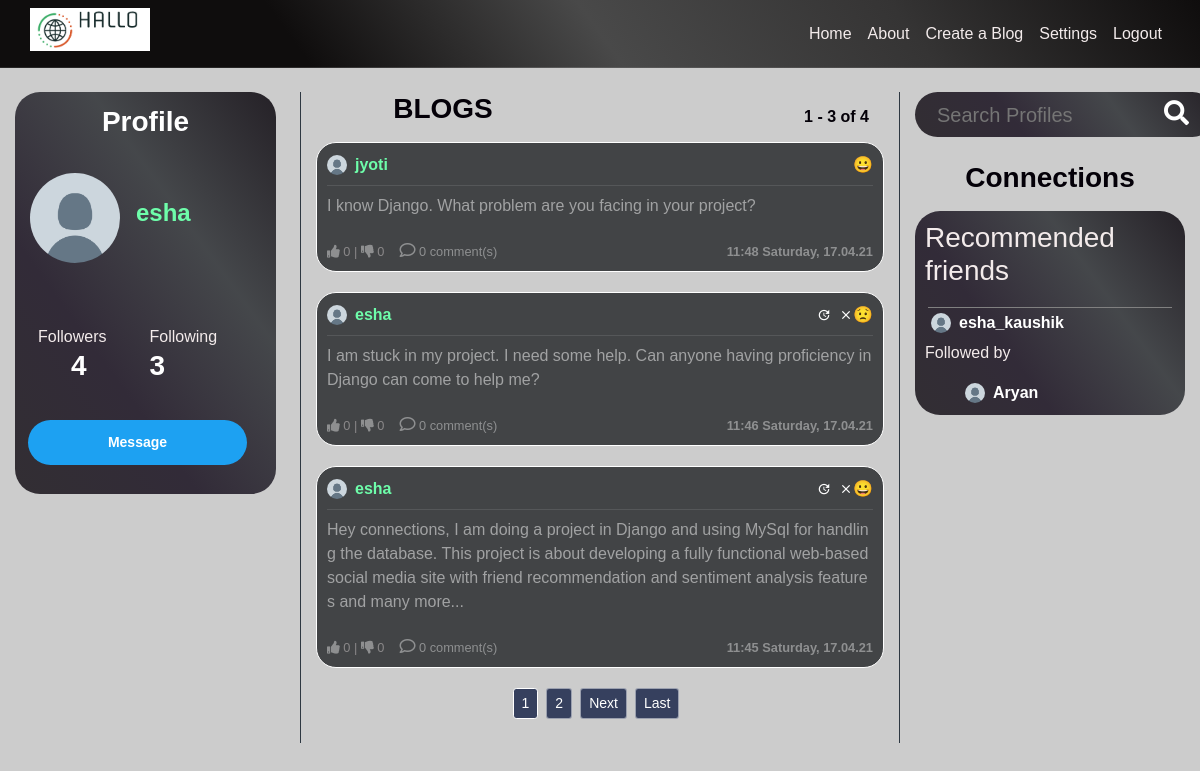
The page / (signed in) on the database its author committed.
### users/models.py (models this page shows, shortened)
class Profile(models.Model):
    user = models.OneToOneField(User, on_delete=models.CASCADE)
    image = models.ImageField(default='default.png', upload_to='profile_pics')
    @property
    def followers(self):
        return Follow.objects.filter(follow_user=self.user).count()
    @property
    def following(self):
        return Follow.objects.filter(user=self.user).count()

### blog/models.py (models this page shows, shortened)
class Post(models.Model):
    content = models.TextField(max_length=1000)
    date_posted = models.DateTimeField(default=timezone.now)
    author = models.ForeignKey(User, on_delete=models.CASCADE)
    likes= models.IntegerField(default=0)
    dislikes= models.IntegerField(default=0)
    sentiment= models.DecimalField(max_digits=6, decimal_places=2,default=0)
    @property
    def number_of_comments(self):
        return Comment.objects.filter(post_connected=self).count()

### blog/views.py (the view)
# urls.py: path('', PostListView.as_view(), name='blog-home'),
class PostListView(LoginRequiredMixin, ListView):
    model = Post
    template_name = 'blog/home.html'
    context_object_name = 'posts'
    ordering = ['-date_posted']
    paginate_by = PAGINATION_COUNT
    def get_context_data(self, **kwargs):
        data = super().get_context_data(**kwargs)
        dict ={}
        all_sugg = []
        mut={}
        logged_user = self.request.user.username
        users = User.objects.all()
        for x in users:
            dict[x.username] = [u.follow_user.username for u in Follow.objects.filter(user=x).all()]
        sugg_list, mutuals = friend(dict,logged_user,5)
        for i in sugg_list:
            all_sugg.append(User.objects.get(username = i))
            mut[User.objects.get(username = i)]=[]
            for j in mutuals[i]:
                mut[User.objects.get(username = i)].append(User.objects.get(username = j))
        data['all_sugg'] = all_sugg
        print("--------------------")
        print(all_sugg)
        data['mut']=mut
        print("--------------------")
        print(mut)
        for i in mut:
            for j in mut[i]:
                print(j)
        return data
    def get_queryset(self):
        user = self.request.user
        qs = Follow.objects.filter(user=user)
        follows = [user]
        friend={user.username : []}
        for obj in qs:
            friend[user.username].append(obj.follow_user.username)
            follows.append(obj.follow_user)
        print("1")
        print(friend)
        print(follows)
        return Post.objects.filter(author__in=follows).order_by('-date_posted')

### blog/templates/blog/home.html (shortened to what this page needs)
{% extends "blog/base.html" %}
{% load static %}
{% block content %}
    <div class="row">
        <div class="col-12 col-md-3 pr-4 dont-move">
            <div class="profile-section">
            <h3 class="white-important p-2">
                Profile
            </h3>
            <article class="media content-section" style="height: 140px; width: 100%">
                {%  if user_profile != None %}
                    <div class="mt-2 d-flex full-width align-items-center">
                        <img
                           class="rounded-circle mr-3 img-fluid"
                           style="width: 90px; height: 90px;"
                           src="{{ user_profile.profile.image.url }}">
                        <div>
                            <h4 style="text-align: left"
                                    class="white-important">
                                {{ user_profile.username }}
                            </h4>
                            <h6 style="text-align: left"
                                    class="email-profile">
                                {{ user.email }}
                            </h6>
                        </div>
                    </div>
                {%  else %}
                    <div class="mt-2 d-flex full-width align-items-center">
                        <img
                           class="rounded-circle mr-3"
                           style="width: 90px; height: 90px;"
                           src="{{ user.profile.image.url }}">
                        <div>
                            <h4 style="text-align: left"
                                    class="white-important username" >
                                {{ user.username }}
                            </h4>
                        </div>
                    </div>
                {%  endif %}
            </article>
            <article class="media content-section">
                <div class="row full-width pl-2">
                    <div class="col-6">
                            Followers
                    </div>
                    <div class="col-6">
                            Following
                    </div>
                    {%  if user_profile != None %}
                        <div class="col-6">
                            <h3 class="white-important follow-click">
                                <a href="{% url 'user-followers' user_profile.username %}">
                                    {{ user_profile.profile.followers }}
                                </a>
                            </h3>
                        </div>
                         <div class="col-6">
                            <a href="{% url 'user-follows' user_profile.username %}">
                                <h3 class="white-important follow-click">
                                    {{ user_profile.profile.following }}
                                </h3>
                            </a>
                        </div>
                    {% else %}
                        <div class="col-6">
                            <a href="{% url 'user-followers' user.username %}">
                                <h3 class="white-important follow-click">
                                    {{ user.profile.followers }}
                                </h3>
                            </a>
                        </div>
                        <a href="{% url 'user-follows' user.username %}">
                            <div class="col-6">
                                <h3 class="white-important follow-click">
                                    {{ user.profile.following }}
                                </h3>
                            </div>
                        </a>
                    {%  endif %}
                </div>
            </article>
            <div class="d-flex">
                {% if user_profile is None %}
                <div style="margin-left: auto; margin-right:auto">
                    <a class="btn btn-sm btn-outline-primary mb-4 mr-3 " href="{% url 'post-create' %}">
                        Message
                    </a>
                </div>
                {% endif %}
            </div>
            </div>
        </div>
        <div class="col-12 col-md-6 scrollable" >
            <div class="full-width row">
                <div class="col-6">
                    <h3 class="white-important tag mb-3 text-align=left">
                        BLOGS
                    </h3>
                </div>
                 <div class="col-6 no-padding">
                    <h6
                            style="position: absolute; bottom: 0; right: 0"
                            class="white-important tag mb-3">
                        {{ page_obj.start_index }} - {{ page_obj.end_index }} of
                        {{ paginator.count }}
                    </h6>
                </div>
            </div>
            {% for post in posts %}
                <article class="media content-section hovered-tweet">
                <div style="width: 100%; word-break: break-all;">
                    <div class="pb-2 row m-0" style="width: 100%; margin-right: 0 !important;">
                       <div
                               style="padding-left: 0px !important;"
                               class="col-8 no-padding d-flex align-items-center">
                           <img
                               class="rounded-circle mr-2"
                               style="width: 20px; height: 20px;"
                               src="{{ post.author.profile.image.url }}">
                           <a class="mr-2 username white-important" href="{% url 'user-posts' post.author %}">
                               {{ post.author }}
                           </a>
                       </div>
                       <div class="col-4 d-flex flex-row-reverse no-padding align-items-center"
                            style="padding-right: 0 !important;">
                            {% if post.sentiment < 0 %}
                                😟
                            {% else %}
                                😀
                            {% endif %}
                           {% if post.author == user %}
                                <a class="material-icons ml-2"
                                   style="font-size: 14px"
                                        href="{% url 'post-delete' post.id %}">clear</a>
                                <a class="material-icons ml-2"
                                   style="font-size: 14px"
                                        href="{% url 'post-update' post.id %}">update</a>
                            {%  endif %}
                       </div>
                   </div>
                    <div
                            class="mb-2"
                            style="width: 100%; height: 1px; background-color: rgba(255, 255, 255, 0.1)"></div>
                    <a
                            style="color: rgba(255, 255, 255, 0.5) !important;"
                            href="{% url 'post-detail' post.id %}">
                        <p class="mb-4">
                            {{ post.content }}
                        </p>
                    </a>
                        <div class="row">
                            <div class="col-6" style="display: flex;">
                                <small style="opacity: 0.4;">
                                    <a href="#" onClick="document.getElementById('likebutton').submit()"><i class="fas fa-thumbs-up"></i></a> {{post.likes}}   |   <a href="#" onClick="document.getElementById('dislikebutton').submit()"><i class="fas fa-thumbs-down"></i></a> {{post.dislikes}}
                                </small>
                                <small style="opacity: 0.4; margin-left:15px;">
                                    <a href="/post/{{post.id}}/">
                                        <i style=" font-size: 16px;" class="far fa-comment"></i> {{ post.number_of_comments }} comment(s)
                                    </a>
                                </small>
                            </div>
                            <div class="col-6">
                                <small
                                        style="opacity: 0.4;"
                                    class="white-important d-flex full-width flex-row-reverse">
                                    {{ post.date_posted | date:"H:i l, d.m.y" }}
                                </small>
                            </div>
                        </div>
                </div>
                </article>
            {% endfor %}
            <div class="full-width d-flex justify-content-center">
                {% if is_paginated %}
                    {% for num in page_obj.paginator.page_range %}
                        {% if page_obj.number == num %}
                            <a class="btn btn-sm btn-info mb-4 mr-2"
                                href="?page={{ num }}">{{ num }}</a>
                        {% elif num > page_obj.number|add:'-3' and num < page_obj.number|add:'3' %}
                            <a class="btn btn-sm btn-outline-secondary mb-4 mr-2"
                                href="?page={{ num }}">{{ num }}</a>
                        {% endif %}
                    {% endfor %}
                    {% if page_obj.has_next %}
                        <a class="btn btn-sm btn-outline-secondary mb-4 mr-2"
                                href="?page={{ page_obj.next_page_number }}">Next</a>
                           <a class="btn btn-sm btn-outline-secondary mb-4 mr-2"
                            href="?page={{ page_obj.paginator.num_pages }}">Last</a>
                    {% endif %}
                {% endif %}
            </div>
        </div>
        <div class="col-12 col-md-3 dont-move">
            <form action="{% url 'search' %}" method="post">{% csrf_token %}
                <div class="search-container">
                    <div class="search">
                    <input required name="search" type="text" id="zip-code-input" placeholder="Search Profiles">
                    <button type="submit" style="border:0; background: transparent;"><i class="fa fa-search"></i> </button> </a>
                </form>
              </div>
            </div>
            <h3 class="white-important mb-3 mt-4 tag"> Connections </h3>
                {%  if user_profile is None %}
                <article class="t-section media content-section">
                    <div class="row ">
                        <div class="col-12">
                            <h3>Recommended friends</h3>
                        </div>
                        <ul class="col-12 mt-2">
                            {% for user in all_sugg %}
                                <li>
                                    <div class="who-to-follow">
                                        <div
                                               style="padding-left: 0px !important;"
                                               class="col-8 no-padding d-flex align-items-center">
                                           <img
                                               class="rounded-circle mr-2"
                                               style="width: 20px; height: 20px;"
                                               src="{{ user.profile.image.url }}">
                                           <a class="mr-2 white-important" href="{% url 'user-posts' user.username %}">
                                               {{ user.username }}
                                           </a>
                                       </div>
                                    </div>
                                    <li>
                                        {% if user in mut.keys %}
                                            <p>Followed by</p>
                                            {% for u in mut|get_item:user %}
                                            <div style="padding-left: 40px !important;" class="col-8 no-padding d-flex align-items-center">
                                               <img
                                                   class="rounded-circle mr-2"
                                                   style="width: 20px; height: 20px;"
                                                   src="{{ u.profile.image.url }}">
                                               <a class="mr-2 white-important" href="{% url 'user-posts' u.username %}">
                                                   {{ u.username }}
                                               </a>
                                            </div>
                                            {% endfor %}
                                            {% endif %}
                                            </li>
                                </li>
                            {% endfor %}
                        </ul>
                    </div>
                </article>
                {% endif %}
        </div>
    </div>
{% endblock content %}

### rows shown on the page
Post: author.profile.image (placeholder picture), author "jyoti", content "I know Django. What problem are you facing in your project?", likes "0", dislikes "0", number_of_comments "0", date_posted "11:48 Saturday, 17.04.21"
Post: author.profile.image (placeholder picture), author "esha", content "I am stuck in my project. I need some help. Can anyone having proficiency in Django can come to help me?", likes "0", dislikes "0", number_of_comments "0", date_posted "11:46 Saturday, 17.04.21"
Post: author.profile.image (placeholder picture), author "esha", content "Hey connections, I am doing a project in Django and using MySql for handling the database. This project is about developing a fully functional web-based social media site with friend recommendation and sentiment analysis features and many more...", likes "0", dislikes "0", number_of_comments "0", date_posted "11:45 Saturday, 17.04.21"

### other values the page prints
{{ user.username }} "esha"
{{ user.profile.followers }} "4"
{{ user.profile.following }} "3"
{{ page_obj.start_index }} "1"
{{ page_obj.end_index }} "3"
{{ paginator.count }} "4"
{{ num }} "1"
{{ num }} "2"
{{ user.username }} "esha_kaushik"
{{ u.username }} "Aryan"
